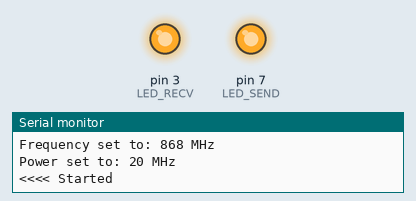
A sketch run on a simulated Arduino Uno, built with avr-gcc and run on an emulated ATmega328P. Parts: output pins drawn as LEDs (lit = HIGH), the last lines printed to the serial monitor. Random numbers use the default seed unless the sketch sets one; no radio packets arrive unless stated; pins used as bus, display or sensor lines are not drawn.

Above: at 1.2 s.
At 2.2 s:
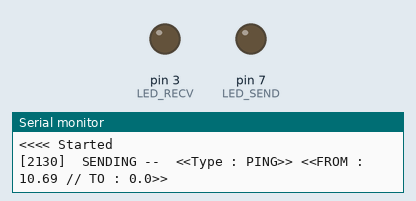
Timing chart, 0 to 124.0 s (numbered marks = the images above):
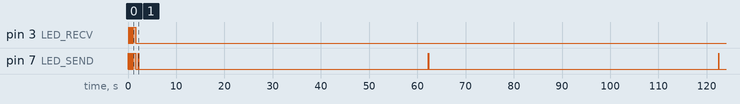

The sketch:

ping.ino
```cpp
/**
 * Small Programm to demonstrate LoRa
 * With ping and pong messages and time interval calculation.
 * Packets have ID to identify them
 * Adresses are made of two bytes
 * More information about the protocole below here
 * Compatible with DRAGINO or M5STACK (SX1276 or SX126x)
 *
 * Philippe.Rochat'at'eduvaud.ch
**/
// Singleton instance of the radio driver
#include <SPI.h>     // Used to communcate with the LoRa board
#include "config.h"

#include LORA_HEADER  // Defined in config.h

// Instanciate a new RF95 drive
// Instantiate the appropriate LoRa driver
//LORA_DRIVER rf95(RFM95_CS, RFM95_INT);
#ifdef M5STACK
RH_SX126x loraDriver(RFM95_CS, RFM95_DIO1, RFM95_RST, RFM95_BUSY);
#else
LORA_DRIVER loraDriver(RFM95_CS, RFM95_INT);
#endif

//RH_RF95 rf95(RFM95_CS, RFM95_INT);

//RH_RF95 rf95;
///// Some globals
// Data sending
byte dataoutgoing[RH_MAX_MESSAGE_LEN];       // A buffer to prepare an outgoing message
byte lenMsg = 0;                                  // Length of that message
const byte broadCast[2] = {0,0};                  // Constant value for broadcast
byte packetId[2];                                 // To store oacket ID
byte timeStamp[4];                                // To store message time
// Message reception
byte indatabuf[RH_MAX_MESSAGE_LEN];          // A buffer to store incoming messages
unsigned long interval = (unsigned long)1000 * PING_INTERVAL;

// This store the current HW time in timestamp global 4 bytes array
void setTimeStamp() {
  unsigned long time = millis();
  timeStamp[3] = (byte) time;       // Lowest byte, pos 0
  timeStamp[2] = (byte)(time >> 8);  // pos 1
  timeStamp[1] = (byte)(time >> 16); // pos 2
  timeStamp[0] = (byte)(time >> 24); // pos 3
}

// Get the time from a 4 bytes array and put it down into a returned value
unsigned long parseTimeStamp(byte buf[4]) {
  unsigned long time = 0;
  time += buf[0];   // Highest level byte
  time <<= 8;       // And then shift it to the left
  time += buf[1];   // Etc ...
  time <<= 8;
  time += buf[2];
  time <<= 8;
  time += buf[3];
  return time;
}

// Build a random two bytes packet id
void setPacketId() {
  packetId[0] = (byte)random(255);
  packetId[1] = (byte)random(255);
}

void logHeaderInfo(byte* buf) {
#if DEBUG_LEVEL >= 1
  switch (buf[MSG_POS_TYPE]) {
    case PING:
      LOG1(" <<Type : PING>> ");
      break;
    case PONG:
      LOG1(" <<Type : PONG>> ");
      break;
    case RAR:
      LOG1(" <<Type : RAR>> ");
      break;
    case RARA:
      LOG1(" <<Type : RARA>> ");
      break;
    default:
      LOG1(" <<Type : UNKNOWN>> ");
    break;
  }
  LOG1("<<FROM : "); LOG1((String)buf[MSG_POS_SENDER_H]+"."+String(buf[MSG_POS_SENDER_L]));
  LOG1(" // TO : "); LOG1((String)buf[MSG_POS_DEST_H]+"."+String(buf[MSG_POS_DEST_L])); LOG1(">>");
#endif
}

void logFrame(byte* buf, int len) {
#if DEBUG_LEVEL >= 3
  LOG3("Trame HEX : ");
  for (int i = 0; i < len; i++) {
    if (buf[i] < 16) Serial.print("0");
    Serial.print(buf[i], HEX);
    Serial.print(" ");
  }
  Serial.println();
#endif
}

////////////////////////////////////////////////////////////////
// buildMessage build a message stored into dataoutgoing buffer
// and store len of built message into lenMsg. We have used
// Overload technique here to have default params python like style
void buildMessage(byte type) {  // Specify only type
  buildMessage(type, &broadCast[0]);
}

void buildMessage(byte type, const byte dest[2]) { // ... and specify address
  setPacketId();
  buildMessage(type, dest, NULL);
}

// And specify a payload.
// This is the real one with all the code
void buildMessage(byte type, const byte dest[2], char *payload) {
  // Build the header either from params or stored in globals
  LOG_TIME();
  LOG1(" SENDING -- ");
  dataoutgoing[MSG_POS_TYPE] = type;
  dataoutgoing[MSG_POS_SENDER_H] = myId[0];
  dataoutgoing[MSG_POS_SENDER_L] = myId[1];
  dataoutgoing[MSG_POS_DEST_H] = dest[0];
  dataoutgoing[MSG_POS_DEST_L] = dest[1];

  if((type == PING) || (type == RAR)) {    // If this is not an answer
    setTimeStamp();
    setPacketId();
  } // Else it should habve been set  in the request
  dataoutgoing[MSG_POS_PKTID_H] = packetId[0];
  dataoutgoing[MSG_POS_PKTID_L] = packetId[1];
  dataoutgoing[MSG_POS_TIME_1] = timeStamp[0];
  dataoutgoing[MSG_POS_TIME_2] = timeStamp[1];
  dataoutgoing[MSG_POS_TIME_3] = timeStamp[2];
  dataoutgoing[MSG_POS_TIME_4] = timeStamp[3];
  if(payload == NULL) {
    dataoutgoing[11] = '\0';
    lenMsg = 12;                            // End of header of 12 bytes
  } else {
    byte len = MIN(strlen(payload), 200);
    dataoutgoing[11] = len;               // End of header
    char *str = (char*)&dataoutgoing[12];          // Eventually add a payload
    strncpy(str, payload, len);
    lenMsg = 12 + len;
  }
// Some debug display next
logHeaderInfo(dataoutgoing);
LOGLN1("");
} // End of build message

////////////////////////////////////////////////////////////////
// parseMessage is to parse incoming message
void parseMessage(byte *buffer, uint8_t len) {
  byte type = buffer[MSG_POS_TYPE];       // First extract message type
  LOG_TIME();
  LOG1(" RECEIVING -- ");

  if( (buffer[MSG_POS_DEST_H] == myId[0] ) && (buffer[MSG_POS_DEST_L] == myId[1]) ) { // Check if it's for me
    LOG2(" -- Thats for me alone! -- ");
  } else if((buffer[MSG_POS_DEST_H] == 0 ) && (buffer[MSG_POS_DEST_L] == 0 ) ) {      // or for everyone (bcast)
    LOG2(" -- Thats for us (bcast) -- ");
  } else {
    LOG2(" -- None of my business -- ");                                                                       // Or not, skip
    return ;
  }
  // Extract then addresses and packetID
  byte destId[2];
  destId[0] = buffer[MSG_POS_SENDER_H]; // To reply, sender becomes dest.
  destId[1] = buffer[MSG_POS_SENDER_L];
  packetId[0] = buffer[MSG_POS_PKTID_H]; // To reply, packetId is same
  packetId[1] = buffer[MSG_POS_PKTID_L];

  logHeaderInfo(buffer);
  unsigned long msgTime = 0;
  switch(type) {
    case PING:                               // Ping message
      timeStamp[0] = buffer[MSG_POS_TIME_1]; // Retrive 4 bytes of timestamp
      timeStamp[1] = buffer[MSG_POS_TIME_2];
      timeStamp[2] = buffer[MSG_POS_TIME_3];
      timeStamp[3] = buffer[MSG_POS_TIME_4];
      packetId[0]  = buffer[MSG_POS_PKTID_H]; // Retrive 2 bytes of packetId
      packetId[1]  = buffer[MSG_POS_PKTID_L];
      msgTime = parseTimeStamp(&buffer[MSG_POS_TIME_1]);  // Get the timestamp, calculate epoch time
      LOGLN1(" ==> Time in msg : ["+(String)msgTime+"]");
      buildMessage(PONG, destId);
      break;
    case PONG:
      msgTime = parseTimeStamp(&buffer[MSG_POS_TIME_1]);  // Get the timestamp, calculate epoch time
      LOG1(" ==> Time in msg : ["+(String)msgTime+"]");
      unsigned long delta = millis() - msgTime;           // And diff to now to get the ping time
      LOG1("DELTA [ms]: "); LOG1(delta);
      break;
    case RAR:
      packetId[0]  = buffer[MSG_POS_PKTID_H]; // Retrive 2 bytes of packetId
      packetId[1]  = buffer[MSG_POS_PKTID_L];
      buildMessage(RARA, destId, myName);
      break;
    case RARA:
#if DEBUG_LEVEL >= 1
      // Should display address resolved to ...
#endif
      break;
  }
  if((type==PING) || (type==RAR)) {    // We have to send a reply to PING and RAR
    LOG2(" --> Should send a reply ");
    blinkSend();                        // We blink before to avoir delay after sent and be ready for reception ASAP
    loraDriver.send(dataoutgoing, lenMsg);
    loraDriver.waitPacketSent();
  }
  LOGLN1("");
}

void resetShield() {
  // Reset LoRa module (facultatif, mais souvent utile)
  pinMode(RFM95_RST, OUTPUT);
  digitalWrite(RFM95_RST, HIGH);
  delay(10);
  digitalWrite(RFM95_RST, LOW);
  delay(10);
  digitalWrite(RFM95_RST, HIGH);
  delay(10);
}

void blinkSend() {
#ifndef M5STACK
  digitalWrite(LED_SEND, HIGH);
  delay(50);
  digitalWrite(LED_SEND, LOW);
#endif
}

void blinkRecv() {
#ifndef M5STACK
  digitalWrite(LED_RECV, HIGH);
  delay(50);
  digitalWrite(LED_RECV, LOW);
#endif
}

void progressBlink() {
  blinkSend();
  delay(100);
  blinkRecv();
}

/////////////////////////////////////////////////////////////////////////////////////////////////////////
/// Main Programm with setup() and loop()
void setup() {
#ifndef M5STACK
  pinMode(LED_SEND, OUTPUT);      // First of all, low level comm
  pinMode(LED_RECV, OUTPUT);
#endif
  progressBlink();
  INIT_SERIAL();                  // Second level logging through serial (if level > 0)
  progressBlink();
  delay(100);                     // Security delay
#ifdef M5STACK
  auto cfg = M5.config();
  M5.begin(cfg);
  delay(100);
  M5.Display.setTextSize(2);  // Pour plus de lisibilité
  M5.Display.setCursor(0, 0);
  M5.Display.clear();         // Efface l’écran au démarrage
  M5.Display.print("Booting...");
#endif
  progressBlink();
#ifdef M5STACK
  M5.Display.print("+");
  SPI.begin(18, 19, 23);          // SCK, MISO, MOSI pour ESP32
  M5.Display.print("+");
#endif
  resetShield();                  // Reset lora shield to avoid Serial depedency
  LOG1(">>> Starting");
  if (!loraDriver.init()) {                 // Radio init
    LOGLN1("LORA INITIALISATION FAILED !!!");
    Serial.println("init failed");    // Not LOG, since there is not level for that
    while(true) {                     // Endless blinking loop if radio didn't init
      blinkRecv();
    }
  }
  LOGLN1("*");
  progressBlink();
  loraDriver.setFrequency(FREQUENCY);
  LOG1("Frequency set to: "); LOG1(FREQUENCY); LOGLN1(" MHz");
  loraDriver.setModemConfig(MODEM_CONFIG);

  loraDriver.setTxPower(TX_POWER);                   // Set the output power
  LOG1("Power set to: "); LOG1(TX_POWER); LOGLN1(" MHz");
  progressBlink();
  // End of setup : both leds UP for 500ms
  Serial.println("<<<< Started");
  #ifndef M5STACK
  digitalWrite(LED_RECV, HIGH);
  digitalWrite(LED_SEND, HIGH);
  delay(500);
  digitalWrite(LED_RECV, LOW);
  digitalWrite(LED_SEND, LOW);
  delay(500);                       // To make it clear from other following blinkings
  #endif
}

////// MAIN LOOP //////
void loop() {
  unsigned long nowTime = millis();
  unsigned long startTime = nowTime;                        // When did we start this loop
  unsigned long endLoop = startTime + interval; // WHen shall we end that iteration (and go to the next ping)

  ////////////////////////////////////
  // SENDING OUT A PING
  LOG2("Sending PING in the air");
  buildMessage(PING);                 // Prepare a message in dataoutgoing buffer and length in lenMsg
  blinkSend();                        // We blink before to avoir delay after sent and be ready for reception ASAP
  loraDriver.send(dataoutgoing, lenMsg);    // Send it out
  loraDriver.waitPacketSent();              // Leave the board alone time to send

  ////////////////////////////////////
  // Waiting for incoming messages
  // Time calculation and control
  uint8_t len = sizeof(indatabuf);          // THis where we are going to collect lenght of incoming messages
  // Receiving loop
  while (nowTime < endLoop) {               // As long as we have not reached end loop time
    if (loraDriver.waitAvailableTimeout(endLoop - nowTime)) { // Wait for next message and at max remaining of PING_INTERVAL
      if (loraDriver.recv(indatabuf, &len)) {     // Incoming message transfert to data buffer
        blinkRecv();
        LOG2("Got message of length : "); LOGLN2(len);
        parseMessage(indatabuf, len);     // Read and interpret that incoming message
        logFrame(indatabuf,len);          // Log details at level 3
      } else {
        LOGLN1("ERR - Received failed");
      }
    }
    else {  // No new messages but time expired
      LOGLN2("STOP listening for next ping");
    }
    nowTime = millis();                 // Update the clock
  }
}
```

config.h
```cpp
#ifndef _CONFIG_H_
#define _CONFIG_H_

// Some config
#define PING_INTERVAL 60  // Time intervall in seconds for sending a PING, rest of time is listening (and answer)
#define DEBUG_LEVEL   1   // DEBUG to enable some debugging
                          // Level 0 or no debug : programm should run silent, not waiting for serial
                          // Level 1 : log the main events like sending and receiving
                          // Level 2 : some part running
                          // Level 3 :  some details in function like calculus
#define TX_POWER 20  // From 2 to 20dBm emiter power
#define FREQUENCY 868 // Europe is 868
byte myId[2] = {10,69};                           // My adress (do not leave 10.10)
char *myName = "UNKNOWN";                 // My Name (for RAR)

// === SELECT HARDWARE PLATFORM ===
#define DRAGINO_SHIELD
//#define DRAGINO_DEV
//#define M5STACK


#ifdef M5STACK
  #include <M5Unified.h>
  #define USE_M5_LCD
#else
  #include <SPI.h>
#endif

// === HARDWARE-SPECIFIC SETTINGS ===
#ifdef DRAGINO_SHIELD
  #define RH_MAX_MESSAGE_LEN RH_RF95_MAX_MESSAGE_LEN
#endif

#ifdef DRAGINO_DEV
  #define RH_MAX_MESSAGE_LEN RH_RF95_MAX_MESSAGE_LEN
#endif

#ifdef M5STACK
  #define RH_MAX_MESSAGE_LEN RH_SX126x_MAX_MESSAGE_LEN
#endif

#ifdef DRAGINO_SHIELD
  #define LED_SEND 7              // Leds for debugging
  #define LED_RECV 3
  #define RFM95_CS   10
  #define RFM95_RST  9
  #define RFM95_INT  2
  #define LORA_DRIVER RH_RF95
  #define LORA_HEADER "RH_RF95.h"
#endif

#ifdef DRAGINO_DEV
  #define LED_SEND 5              // Leds for debugging
  #define LED_RECV 4
  #define RFM95_CS 10
  #define RFM95_RST 9
  #define RFM95_INT 2
  #define LORA_DRIVER RH_RF95
  #define LORA_HEADER "RH_RF95.h"
#endif

#ifdef M5STACK
  #define RFM95_CS      5
  #define RFM95_RST     13
  #define RFM95_BUSY    33
  #define RFM95_DIO1    35
  #define LORA_DRIVER RH_SX126x
  #define LORA_HEADER "RH_SX126x.h"
#endif

// Some definition below ... not to be twisted

// === MODEM CONFIGURATION ===
// These macros define LoRa modulation parameters like bandwidth, spreading factor, and coding rate.
// They are defined per platform (RF95 vs SX126x) because the enums differ.

// --- M5STACK: SX126x driver ---
#ifdef M5STACK
  // Choix valides pour RH_SX126x
  #define MODEM_CONFIG1 RH_SX126x::LoRa_Bw125Cr45Sf128    // Bw = 125 kHz, Cr = 4/5, Sf = 128chips/symbol, CRC on. Default medium range.
  #define MODEM_CONFIG2 RH_SX126x::LoRa_Bw500Cr45Sf128    // Bw = 500 kHz, Cr = 4/5, Sf = 128chips/symbol, CRC on. Fast+short range.
  #define MODEM_CONFIG3 RH_SX126x::LoRa_Bw31_25Cr48Sf512  // Bw = 31.25 kHz, Cr = 4/8, Sf = 512chips/symbol, CRC on. Slow+long range.
  #define MODEM_CONFIG4 RH_SX126x::LoRa_Bw125Cr48Sf4096   // Bw = 125 kHz, Cr = 4/8, Sf = 4096chips/symbol, low data rate, CRC on. Slow+long range.
  #define MODEM_CONFIG5 RH_SX126x::LoRa_Bw125Cr45Sf2048   // Bw = 125 kHz, Cr = 4/5, Sf = 2048chips/symbol, CRC on. Slow+long range.
  #define MODEM_CONFIG6 MODEM_CONFIG3  // celui qui vise "long range"
#else
// --- DRAGINO / UNO: RH_RF95 driver ---
  #define MODEM_CONFIG1 RH_RF95::Bw125Cr45Sf128
  #define MODEM_CONFIG2 RH_RF95::Bw500Cr45Sf128
  #define MODEM_CONFIG3 RH_RF95::Bw31_25Cr48Sf512
  #define MODEM_CONFIG4 RH_RF95::Bw125Cr48Sf4096
  #define MODEM_CONFIG5 RH_RF95::Bw125Cr45Sf2048
  #define MODEM_CONFIG6 RH_RF95::Bw31_25Cr48Sf512
#endif

// Set the active configuration here (default: long range)
#define MODEM_CONFIG MODEM_CONFIG6

// MSG TYPE and protocol is of type query - reply
#define PING  1      // Query for echo
#define PONG  2      // Answer echo
#define RAR   3      // Reverse adress research
#define RARA  4      // Reverse adress research answer
/// This defines the msg format (see doc)
#define MSG_POS_TYPE       0
#define MSG_POS_SENDER_H   1
#define MSG_POS_SENDER_L   2
#define MSG_POS_DEST_H     3
#define MSG_POS_DEST_L     4
#define MSG_POS_PKTID_H    5
#define MSG_POS_PKTID_L    6
#define MSG_POS_TIME_1     7
#define MSG_POS_TIME_2     8
#define MSG_POS_TIME_3     9
#define MSG_POS_TIME_4     10
#define MSG_POS_PDLEN      11
// Some tools
#define MAX(a,b) ({ __typeof__ (a) _a = (a); __typeof__ (b) _b = (b); _a > _b ? _a : _b; })
#define MIN(a,b) ({ __typeof__ (a) _a = (a); __typeof__ (b) _b = (b); _a < _b ? _a : _b; })

// === LOGGING MACROS ===
#ifdef M5STACK
  #define LOG_DEVICE M5.Display
#else
  #define LOG_DEVICE Serial
#endif


#if DEBUG_LEVEL > 0
//  #define INIT_SERIAL() Serial.begin(9600)
  #define INIT_SERIAL() do { Serial.begin(9600); while (!Serial) { delay(10); } } while(0)
#else
  #define INIT_SERIAL()  // rien
#endif

#if DEBUG_LEVEL >= 1
  #define LOG1(x)     LOG_DEVICE.print(x)
  #define LOGLN1(x)   LOG_DEVICE.println(x)
#else
  #define LOG1(x)
  #define LOGLN1(x)
#endif

#if DEBUG_LEVEL >= 2
  #define LOG2(x)     LOG_DEVICE.print(x)
  #define LOGLN2(x)   LOG_DEVICE.println(x)
#else
  #define LOG2(x)
  #define LOGLN2(x)
#endif

#if DEBUG_LEVEL >= 3
  #define LOG3(x)     LOG_DEVICE.print(x)
  #define LOGLN3(x)   LOG_DEVICE.println(x)
#else
  #define LOG3(x)
  #define LOGLN3(x)
#endif

// Log horodaté (sécurisé dans les blocs conditionnels)
#if DEBUG_LEVEL >= 1
  #define LOG_TIME() do { LOG_DEVICE.print("["); LOG_DEVICE.print(millis()); LOG_DEVICE.print("] "); } while(0)
#else
  #define LOG_TIME()
#endif


#endif // _CONFIG_H_
```
